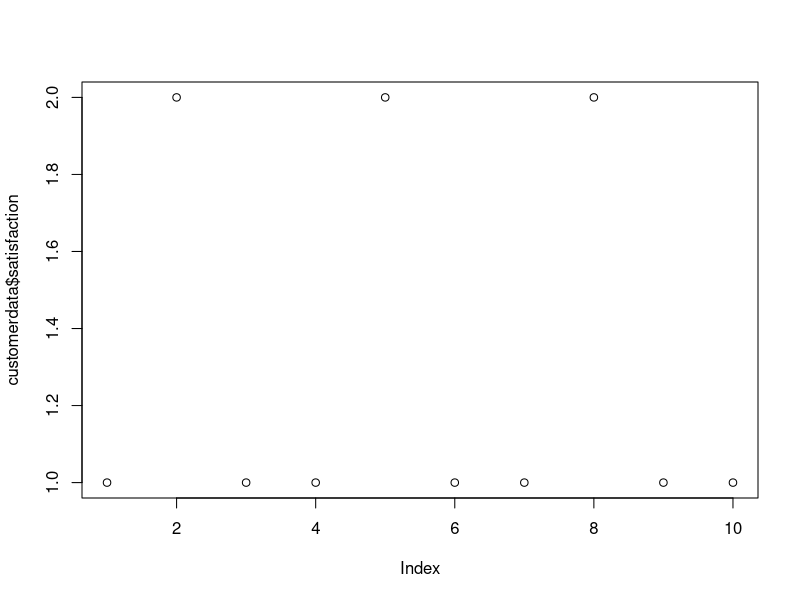

Reproduce this figure in R. (Note: this script raises an error after producing the figure.)
# data simulations

satisfaction <- sample(1:3, 10, replace = T)
attitude <- sample(1:3, 10, replace = T)
awareness <- sample(1:2, 10, replace = T)

# data frame

customerdata <- data.frame(satisfaction, attitude, awareness)
typeof(customerdata)
class(customerdata)
summary(customerdata$satisfaction)
summary(customerdata$attitude)
summary(customerdata$awareness)

plot(customerdata$satisfaction)

write.csv(customerdata, 'customer-data.csv')

names(customerdata)
head(customerdata)
tail(customerdata)

# matrix 

mdat <- matrix(c(1,2,3, 11,12,13), nrow = 2, ncol = 3, byrow = TRUE,
               dimnames = list(c("row1", "row2"),
                               c("C.1", "C.2", "C.3")))

dmat <- matrix(1:90, 30, 3, )
head(dmat)
tail(dmat)
dim(dmat)
is.matrix(dmat)
names(dmat)

dmat <- matrix(runif(90, 10, 100), 30, 3, dimnames = list(c(1:30), c('v1', 'v2', 'v3')))
head(dmat)
dmat[, 'v1']
rownames(dmat)
colnames(dmat)

# summary statistics

summary(dmat[, 'age'])
plot(dmat[, 'age'])
scatter.smooth(dmat[, 'age'])

is.matrix(dmat)

# data frame 

x <- data.frame(dmat)
is.matrix(x)
is.data.frame(x)
names(x)
names(dmat)

is.list(dmat)
is.list(x)

